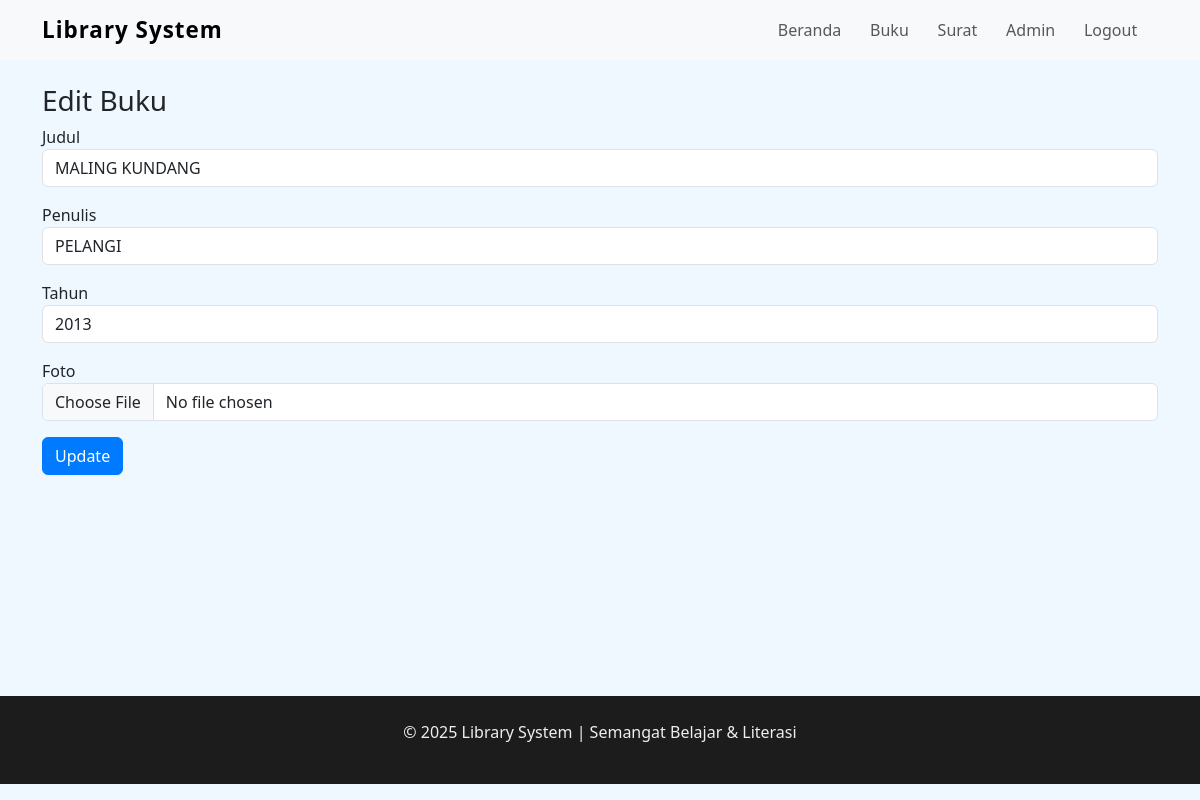
The app's page /admin/books/edit/2 (signed in) with its own data.
### models.py (models this page shows)
class Buku(db.Model):
    id = db.Column(db.Integer, primary_key=True)
    judul = db.Column(db.String(100), nullable=False)
    penulis = db.Column(db.String(100))
    tahun = db.Column(db.String(4))
    deskripsi = db.Column(db.Text, nullable=True)
    foto = db.Column(db.String(100))
    created_at = db.Column(db.DateTime, default=datetime.utcnow)

### app.py (the view, shortened to what this page needs)
@app.route('/admin/books/edit/<int:buku_id>', methods=['GET','POST'])
@admin_required
def admin_edit_book(buku_id):
    buku = Buku.query.get_or_404(buku_id)
    return render_template('admin_edit_book.html', buku=buku)

### app.py (called while the page is built)
def admin_required(f):
    from functools import wraps
    @wraps(f)
    def decorated(*args, **kwargs):
        if 'admin' not in session:
            return redirect(url_for('admin_login'))
        return f(*args, **kwargs)
    return decorated

### templates/admin_edit_book.html (shortened to what this page needs)
{% extends 'base.html' %}
{% block content %}
<h3>Edit Buku</h3>
<form method="post" enctype="multipart/form-data">
  <div class="mb-3">
    <label>Judul</label>
    <input type="text" name="judul" class="form-control" value="{{ buku.judul }}" required>
  </div>
  <div class="mb-3">
    <label>Penulis</label>
    <input type="text" name="penulis" class="form-control" value="{{ buku.penulis }}">
  </div>
  <div class="mb-3">
    <label>Tahun</label>
    <input type="text" name="tahun" class="form-control" value="{{ buku.tahun }}">
  </div>
  <div class="mb-3">
    <label>Foto</label>
    <input type="file" name="foto" class="form-control">
  </div>
  <button type="submit" class="btn btn-primary">Update</button>
</form>
{% endblock %}

### static/css/style.css (style rules this page uses)
body { font-family: 'Segoe UI', sans-serif; background-color: #f0f8ff; min-height: 100vh; position: relative; overflow-x: hidden; }
.btn-primary { background-color: #007bff; border-color: #007bff; }
body { display: flex; flex-direction: column; min-height: 100vh; margin: 0; }
body, .card, footer { transition: background-color 0.4s, color 0.4s; }

### records on screen
Buku: judul "MALING KUNDANG", penulis "PELANGI", tahun "2013"
